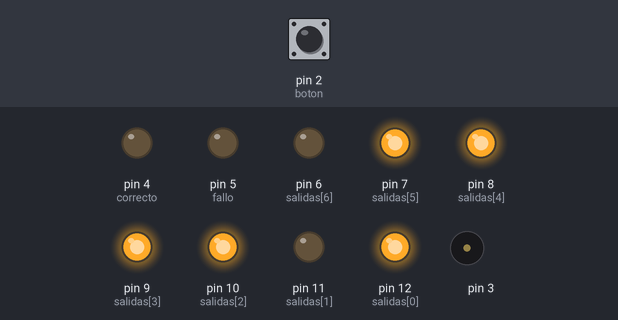
Bench run of a sketch on a simulated Arduino Uno, built with avr-gcc and run on an emulated ATmega328P. On the bench: output pins drawn as LEDs (lit = HIGH), buzzer (waves = sounding). The test bench sets the inputs (shaded band); at power-on: pin 2 (boton) LOW. Random numbers use the default seed unless the sketch sets one.

Above: at 2.25 s.
2.3 s: pin 2 (boton) pulled HIGH for 0.15 s
At 3.0 s:
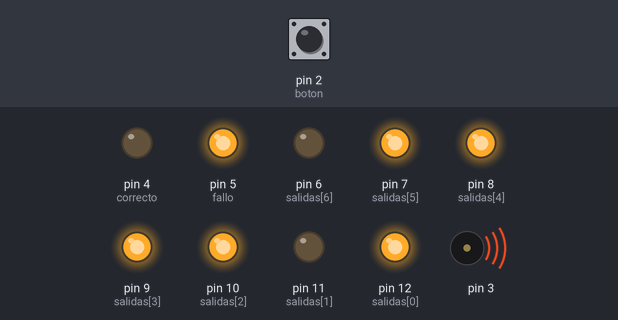
At 4.9 s:
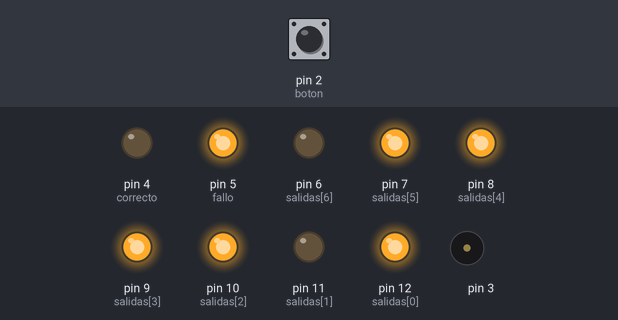
Timing chart, 0 to 6.4 s (numbered marks = the images above; inputs shaded):
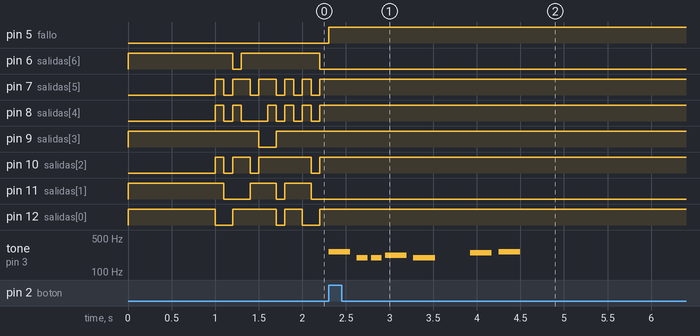

Measured:
- after the input at 2.3 s, pin 5 (fallo): LOW → HIGH at once; tone on pin 3: plays 262 Hz for 0.25 s, 196 Hz for 0.13 s, 196 Hz for 0.13 s, 220 Hz for 0.25 s, 196 Hz for 0.25 s, 247 Hz for 0.25 s … (7 notes in this stretch), starting at once

The sketch:

juego-numerico-sonido.ino
```cpp
/* Tragaperras */
/*************************************************
 * Public Constants
 *************************************************/

#define NOTE_B0  31
#define NOTE_C1  33
#define NOTE_CS1 35
#define NOTE_D1  37
#define NOTE_DS1 39
#define NOTE_E1  41
#define NOTE_F1  44
#define NOTE_FS1 46
#define NOTE_G1  49
#define NOTE_GS1 52
#define NOTE_A1  55
#define NOTE_AS1 58
#define NOTE_B1  62
#define NOTE_C2  65
#define NOTE_CS2 69
#define NOTE_D2  73
#define NOTE_DS2 78
#define NOTE_E2  82
#define NOTE_F2  87
#define NOTE_FS2 93
#define NOTE_G2  98
#define NOTE_GS2 104
#define NOTE_A2  110
#define NOTE_AS2 117
#define NOTE_B2  123
#define NOTE_C3  131
#define NOTE_CS3 139
#define NOTE_D3  147
#define NOTE_DS3 156
#define NOTE_E3  165
#define NOTE_F3  175
#define NOTE_FS3 185
#define NOTE_G3  196
#define NOTE_GS3 208
#define NOTE_A3  220
#define NOTE_AS3 233
#define NOTE_B3  247
#define NOTE_C4  262
#define NOTE_CS4 277
#define NOTE_D4  294
#define NOTE_DS4 311
#define NOTE_E4  330
#define NOTE_F4  349
#define NOTE_FS4 370
#define NOTE_G4  392
#define NOTE_GS4 415
#define NOTE_A4  440
#define NOTE_AS4 466
#define NOTE_B4  494
#define NOTE_C5  523
#define NOTE_CS5 554
#define NOTE_D5  587
#define NOTE_DS5 622
#define NOTE_E5  659
#define NOTE_F5  698
#define NOTE_FS5 740
#define NOTE_G5  784
#define NOTE_GS5 831
#define NOTE_A5  880
#define NOTE_AS5 932
#define NOTE_B5  988
#define NOTE_C6  1047
#define NOTE_CS6 1109
#define NOTE_D6  1175
#define NOTE_DS6 1245
#define NOTE_E6  1319
#define NOTE_F6  1397
#define NOTE_FS6 1480
#define NOTE_G6  1568
#define NOTE_GS6 1661
#define NOTE_A6  1760
#define NOTE_AS6 1865
#define NOTE_B6  1976
#define NOTE_C7  2093
#define NOTE_CS7 2217
#define NOTE_D7  2349
#define NOTE_DS7 2489
#define NOTE_E7  2637
#define NOTE_F7  2794
#define NOTE_FS7 2960
#define NOTE_G7  3136
#define NOTE_GS7 3322
#define NOTE_A7  3520
#define NOTE_AS7 3729
#define NOTE_B7  3951
#define NOTE_C8  4186
#define NOTE_CS8 4435
#define NOTE_D8  4699
#define NOTE_DS8 4978

int salidas[]={12, 11, 10, 9, 8, 7, 6};
int correcto=4;
int fallo=5;
int boton=2;
int contador=0;

int pedido=5;
int stopDisplay=0;

void displayNumber(int number)
{
  for(int i=0;i<7;i++)
    digitalWrite(salidas[i],LOW);
  if(number==2 || number==3 || number==4 || number==5 || number==6 || number==8 || number==9)
    digitalWrite(salidas[0],HIGH);
  if(number==0 || number==4 || number==5 || number==6 || number==8 || number==9)
    digitalWrite(salidas[1],HIGH);
  if(number==0 || number==2 || number==3 || number==5 || number==6 || number==7 || number==8 || number==9)
    digitalWrite(salidas[2],HIGH);
  if(number==0 || number==1 || number==2 || number==3 || number==4 || number==7 || number==8 || number==9)
    digitalWrite(salidas[3],HIGH);
  if(number==0 || number==2 || number==6 || number==8)
    digitalWrite(salidas[4],HIGH);
  if(number==0 || number==2 || number==3 || number==5 || number==6 || number==8)
    digitalWrite(salidas[5],HIGH);
  if(number!=2)
    digitalWrite(salidas[6],HIGH);
}

void playWinSong(){
  int melody[] = {
  NOTE_C4, NOTE_G3,NOTE_G3, NOTE_A3, NOTE_G3,0, NOTE_B3, NOTE_C4};

// note durations: 4 = quarter note, 8 = eighth note, etc.:
int noteDurations[] = {4, 8, 8, 4,4,4,4,4 };

  for (int thisNote = 0; thisNote < 8; thisNote++) {

    // to calculate the note duration, take one second
    // divided by the note type.
    //e.g. quarter note = 1000 / 4, eighth note = 1000/8, etc.
    int noteDuration = 1000/noteDurations[thisNote];
    tone(3, melody[thisNote],noteDuration);

    // to distinguish the notes, set a minimum time between them.
    // the note's duration + 30% seems to work well:
    int pauseBetweenNotes = noteDuration * 1.30;
    delay(pauseBetweenNotes);
    // stop the tone playing:
    noTone(3);
  }

}
void setup()
{
 for(int i=0;i<7;i++)
  pinMode(salidas[i],OUTPUT);
 pinMode(correcto,OUTPUT);
 pinMode(fallo,OUTPUT);
 pinMode(boton,INPUT);
 randomSeed(analogRead(0));
 pedido=random(0,10);
 displayNumber(pedido);
 delay(1000);
}
void loop()
{
  if(stopDisplay==0)
  {
    displayNumber(contador);
    int currentTime=millis();
    int nowTime=millis();
    do{
      int input=digitalRead(boton);
      if(input>0)
      {
        if(pedido==contador)
          digitalWrite(correcto,HIGH);
        else
          digitalWrite(fallo, HIGH);
        stopDisplay=1;
        playWinSong();
      }
      nowTime=millis();
    }while((nowTime-currentTime)<100);
    contador++;
    if(contador==10)
      contador=0;
  }
}
```
